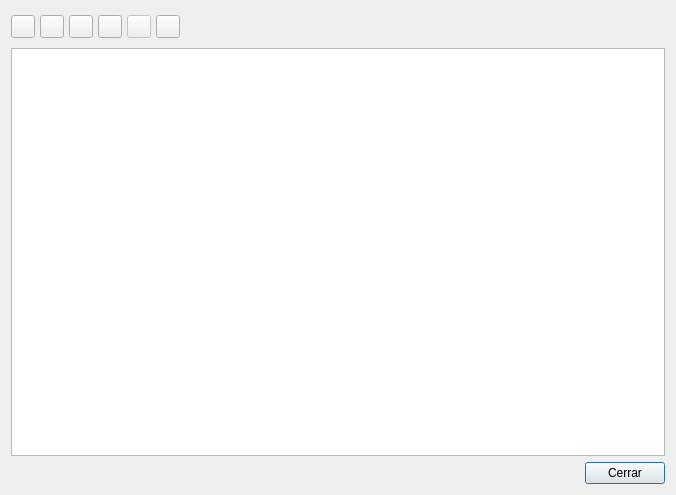
<ui version="4.0" >
 <class>adocumentalbase</class>
 <widget class="QDialog" name="adocumentalbase" >
  <property name="geometry" >
   <rect>
    <x>0</x>
    <y>0</y>
    <width>676</width>
    <height>495</height>
   </rect>
  </property>
  <property name="windowTitle" >
   <string>Archivo Documental</string>
  </property>
  <layout class="QVBoxLayout" >
   <property name="margin" >
    <number>11</number>
   </property>
   <property name="spacing" >
    <number>6</number>
   </property>
   <item>
    <layout class="QHBoxLayout" >
     <property name="margin" >
      <number>0</number>
     </property>
     <property name="spacing" >
      <number>5</number>
     </property>
     <item>
      <widget class="QToolButton" name="m_new" >
       <property name="text" >
        <string/>
       </property>
       <property name="icon" >
        <iconset resource="../../../bulmages.qrc" >:/Genericos32x32/images/pendientes/i_fileNew.xpm</iconset>
       </property>
      </widget>
     </item>
     <item>
      <widget class="QToolButton" name="m_save" >
       <property name="text" >
        <string/>
       </property>
       <property name="icon" >
        <iconset resource="../../../bulmages.qrc" >:/Genericos32x32/images/pendientes/i_save.xpm</iconset>
       </property>
      </widget>
     </item>
     <item>
      <widget class="QToolButton" name="m_adddir" >
       <property name="toolTip" >
        <string>Agregar Directorio</string>
       </property>
       <property name="whatsThis" >
        <string>Agrega un directorio entero de Documentos.</string>
       </property>
       <property name="text" >
        <string/>
       </property>
       <property name="icon" >
        <iconset resource="../../../bulmages.qrc" >:/Genericos32x32/images/pendientes/i_immportar.png</iconset>
       </property>
      </widget>
     </item>
     <item>
      <widget class="QToolButton" name="m_delete" >
       <property name="text" >
        <string/>
       </property>
       <property name="icon" >
        <iconset resource="../../../bulmages.qrc" >:/Genericos32x32/images/pendientes/i_dele.png</iconset>
       </property>
      </widget>
     </item>
     <item>
      <widget class="QToolButton" name="m_scan" >
       <property name="enabled" >
        <bool>false</bool>
       </property>
       <property name="text" >
        <string/>
       </property>
       <property name="icon" >
        <iconset resource="../../../bulmages.qrc" >:/Genericos32x32/images/pendientes/i_find.png</iconset>
       </property>
      </widget>
     </item>
     <item>
      <widget class="QToolButton" name="m_desasociar" >
       <property name="enabled" >
        <bool>true</bool>
       </property>
       <property name="toolTip" >
        <string>Desasociar</string>
       </property>
       <property name="whatsThis" >
        <string>Desasociar el archivo de su  apunte</string>
       </property>
       <property name="text" >
        <string/>
       </property>
       <property name="icon" >
        <iconset resource="../../../bulmages.qrc" >:/Genericos32x32/images/pendientes/i_tuxPeq.png</iconset>
       </property>
      </widget>
     </item>
     <item>
      <spacer>
       <property name="orientation" >
        <enum>Qt::Horizontal</enum>
       </property>
       <property name="sizeType" >
        <enum>QSizePolicy::Expanding</enum>
       </property>
       <property name="sizeHint" >
        <size>
         <width>290</width>
         <height>31</height>
        </size>
       </property>
      </spacer>
     </item>
    </layout>
   </item>
   <item>
    <widget class="QTableWidget" name="m_listado" />
   </item>
   <item>
    <layout class="QHBoxLayout" >
     <property name="margin" >
      <number>0</number>
     </property>
     <property name="spacing" >
      <number>6</number>
     </property>
     <item>
      <spacer>
       <property name="orientation" >
        <enum>Qt::Horizontal</enum>
       </property>
       <property name="sizeType" >
        <enum>QSizePolicy::Expanding</enum>
       </property>
       <property name="sizeHint" >
        <size>
         <width>351</width>
         <height>20</height>
        </size>
       </property>
      </spacer>
     </item>
     <item>
      <widget class="QPushButton" name="pushButton1" >
       <property name="text" >
        <string>Cerrar</string>
       </property>
      </widget>
     </item>
    </layout>
   </item>
  </layout>
 </widget>
 <layoutdefault spacing="6" margin="11" />
 <resources>
  <include location="../../../bulmages.qrc" />
 </resources>
 <connections>
  <connection>
   <sender>m_new</sender>
   <signal>clicked()</signal>
   <receiver>adocumentalbase</receiver>
   <slot>boton_newadocumental()</slot>
   <hints>
    <hint type="sourcelabel" >
     <x>20</x>
     <y>20</y>
    </hint>
    <hint type="destinationlabel" >
     <x>20</x>
     <y>20</y>
    </hint>
   </hints>
  </connection>
  <connection>
   <sender>m_desasociar</sender>
   <signal>clicked()</signal>
   <receiver>adocumentalbase</receiver>
   <slot>boton_desasociar()</slot>
   <hints>
    <hint type="sourcelabel" >
     <x>20</x>
     <y>20</y>
    </hint>
    <hint type="destinationlabel" >
     <x>20</x>
     <y>20</y>
    </hint>
   </hints>
  </connection>
  <connection>
   <sender>pushButton1</sender>
   <signal>clicked()</signal>
   <receiver>adocumentalbase</receiver>
   <slot>close()</slot>
   <hints>
    <hint type="sourcelabel" >
     <x>20</x>
     <y>20</y>
    </hint>
    <hint type="destinationlabel" >
     <x>20</x>
     <y>20</y>
    </hint>
   </hints>
  </connection>
  <connection>
   <sender>m_delete</sender>
   <signal>clicked()</signal>
   <receiver>adocumentalbase</receiver>
   <slot>s_deleteADocumental()</slot>
   <hints>
    <hint type="sourcelabel" >
     <x>20</x>
     <y>20</y>
    </hint>
    <hint type="destinationlabel" >
     <x>20</x>
     <y>20</y>
    </hint>
   </hints>
  </connection>
  <connection>
   <sender>m_save</sender>
   <signal>clicked()</signal>
   <receiver>adocumentalbase</receiver>
   <slot>s_saveADocumental()</slot>
   <hints>
    <hint type="sourcelabel" >
     <x>20</x>
     <y>20</y>
    </hint>
    <hint type="destinationlabel" >
     <x>20</x>
     <y>20</y>
    </hint>
   </hints>
  </connection>
  <connection>
   <sender>m_adddir</sender>
   <signal>clicked()</signal>
   <receiver>adocumentalbase</receiver>
   <slot>s_agregarDirectorio()</slot>
   <hints>
    <hint type="sourcelabel" >
     <x>20</x>
     <y>20</y>
    </hint>
    <hint type="destinationlabel" >
     <x>20</x>
     <y>20</y>
    </hint>
   </hints>
  </connection>
 </connections>
</ui>
